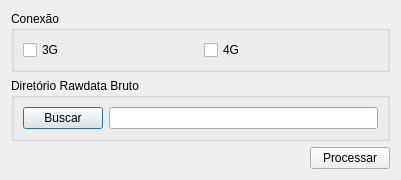
<?xml version="1.0" encoding="UTF-8"?>
<ui version="4.0">
 <class>RecuperarUfDialog</class>
 <widget class="QDialog" name="RecuperarUfDialog">
  <property name="geometry">
   <rect>
    <x>0</x>
    <y>0</y>
    <width>401</width>
    <height>173</height>
   </rect>
  </property>
  <property name="windowTitle">
   <string>Dialog</string>
  </property>
  <layout class="QVBoxLayout" name="verticalLayout_4">
   <item>
    <widget class="QGroupBox" name="groupBox_2">
     <property name="title">
      <string>Conexão</string>
     </property>
     <layout class="QVBoxLayout" name="verticalLayout">
      <item>
       <layout class="QHBoxLayout" name="horizontalLayout_2">
        <item>
         <widget class="QCheckBox" name="checkBox_3g">
          <property name="text">
           <string>3G</string>
          </property>
         </widget>
        </item>
        <item>
         <widget class="QCheckBox" name="checkBox_4g">
          <property name="text">
           <string>4G</string>
          </property>
         </widget>
        </item>
       </layout>
      </item>
     </layout>
    </widget>
   </item>
   <item>
    <widget class="QGroupBox" name="groupBox">
     <property name="title">
      <string>Diretório Rawdata Bruto</string>
     </property>
     <layout class="QVBoxLayout" name="verticalLayout_3">
      <item>
       <layout class="QHBoxLayout" name="horizontalLayout">
        <item>
         <widget class="QPushButton" name="pushButton_buscar">
          <property name="text">
           <string>Buscar</string>
          </property>
         </widget>
        </item>
        <item>
         <widget class="QLineEdit" name="lineEdit_diretorio_rawdata_bruto"/>
        </item>
       </layout>
      </item>
     </layout>
    </widget>
   </item>
   <item>
    <layout class="QVBoxLayout" name="verticalLayout_2">
     <item>
      <spacer name="verticalSpacer">
       <property name="orientation">
        <enum>Qt::Vertical</enum>
       </property>
       <property name="sizeHint" stdset="0">
        <size>
         <width>20</width>
         <height>40</height>
        </size>
       </property>
      </spacer>
     </item>
     <item>
      <layout class="QHBoxLayout" name="horizontalLayout_3">
       <item>
        <spacer name="horizontalSpacer">
         <property name="orientation">
          <enum>Qt::Horizontal</enum>
         </property>
         <property name="sizeHint" stdset="0">
          <size>
           <width>40</width>
           <height>20</height>
          </size>
         </property>
        </spacer>
       </item>
       <item>
        <widget class="QPushButton" name="pushButton_recuperar_uf">
         <property name="text">
          <string>Processar</string>
         </property>
        </widget>
       </item>
      </layout>
     </item>
    </layout>
   </item>
  </layout>
 </widget>
 <resources/>
 <connections/>
</ui>
